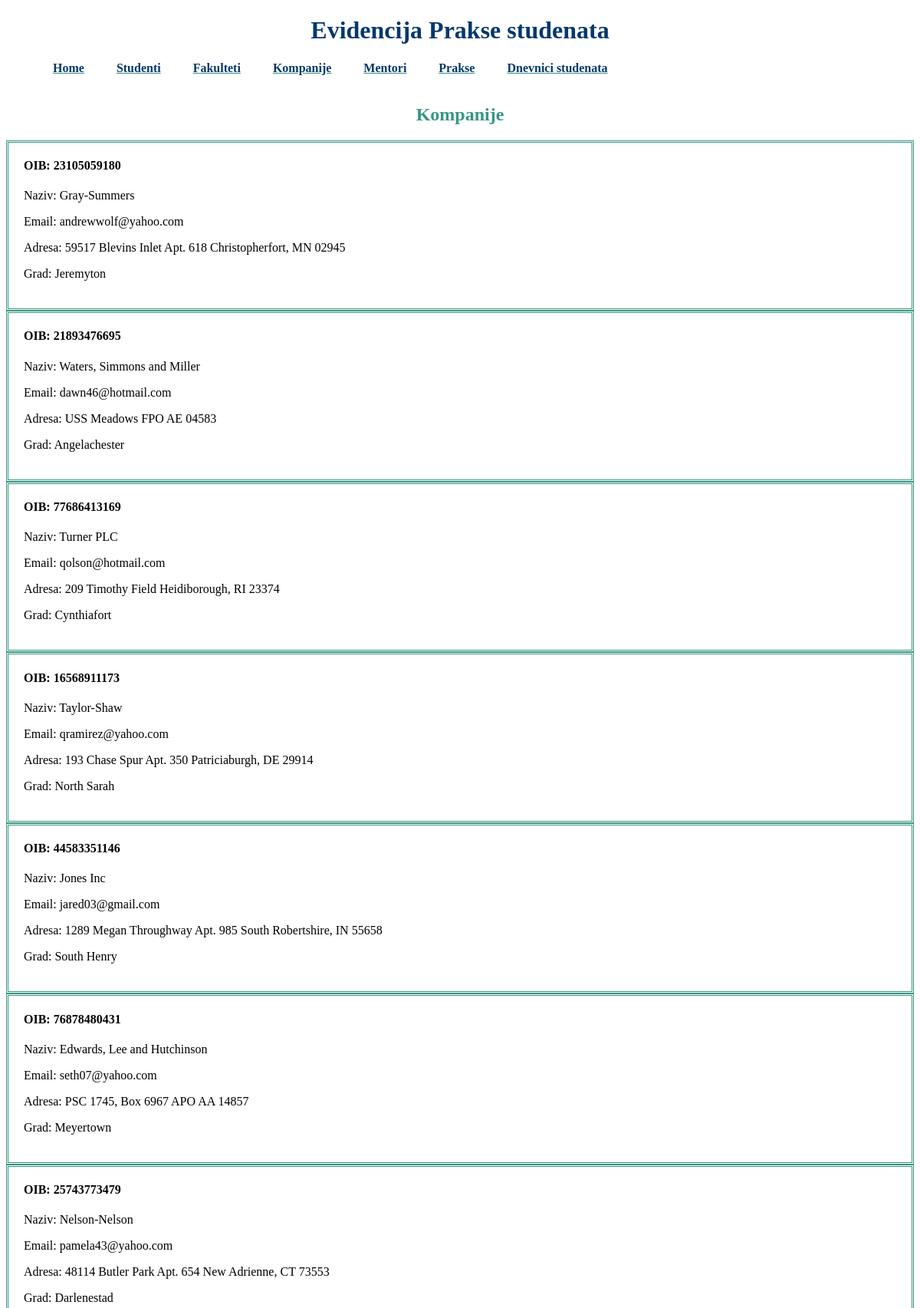
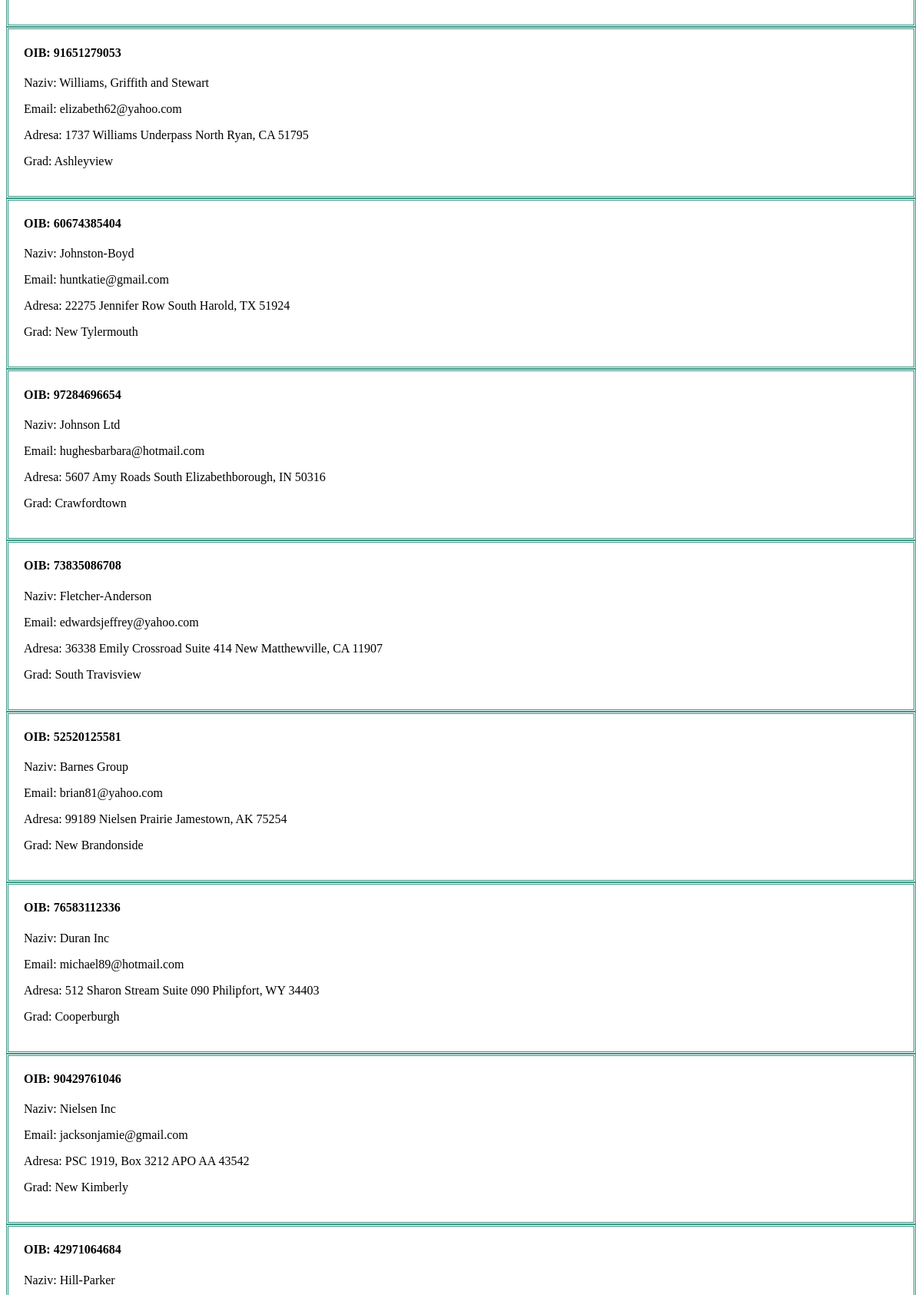
The page /kompanije (upper part) on the database its author committed (2 pictures, top to bottom).
### main/models.py (models this page shows, shortened)
class Kompanija(models.Model):
    kompanija_OIB=models.CharField(max_length=11, primary_key=True, validators=[MinLengthValidator(11)])
    kompanija_naziv=models.CharField(max_length=50)
    kompanija_email=models.EmailField()
    kompanija_adresa=models.CharField(max_length=50)
    kompanija_grad=models.CharField(max_length=50)

### main/views.py (the view)
# urls.py: path('kompanije', KompanijaList.as_view()),
class KompanijaList(ListView):
    model=Kompanija

### main/templates/main/kompanija_list.html
{% extends "base_generic.html" %}
{% block content %}
<br><br>
<h2>Kompanije</h2>
{% for kompanija in kompanija_list %}
    <div class="kompanija">
        <h4>OIB: {{kompanija.kompanija_OIB}}</h4>
        <p>Naziv: {{kompanija.kompanija_naziv}}</p>
        <p>Email: {{kompanija.kompanija_email}}</p>
        <p>Adresa: {{kompanija.kompanija_adresa}}</p>
        <p>Grad: {{kompanija.kompanija_grad}}</p>
    </div>
{% endfor %}
{% endblock %}

### main/static/style.css (style rules this page uses)
h2 { text-align: center; color:#379683; }
.kompanija { border-color: #379683; border-style: double; padding-left: 20px; padding-right: 20px; padding-bottom: 20px; }

### rows shown on the page
Kompanija: kompanija_OIB "23105059180", kompanija_naziv "Gray-Summers", kompanija_email "andrewwolf@yahoo.com", kompanija_adresa "59517 Blevins Inlet Apt. 618 Christopherfort, MN 02945", kompanija_grad "Jeremyton"
Kompanija: kompanija_OIB "21893476695", kompanija_naziv "Waters, Simmons and Miller", kompanija_email "dawn46@hotmail.com", kompanija_adresa "USS Meadows FPO AE 04583", kompanija_grad "Angelachester"
Kompanija: kompanija_OIB "77686413169", kompanija_naziv "Turner PLC", kompanija_email "qolson@hotmail.com", kompanija_adresa "209 Timothy Field Heidiborough, RI 23374", kompanija_grad "Cynthiafort"
Kompanija: kompanija_OIB "16568911173", kompanija_naziv "Taylor-Shaw", kompanija_email "qramirez@yahoo.com", kompanija_adresa "193 Chase Spur Apt. 350 Patriciaburgh, DE 29914", kompanija_grad "North Sarah"
Kompanija: kompanija_OIB "44583351146", kompanija_naziv "Jones Inc", kompanija_email "jared03@gmail.com", kompanija_adresa "1289 Megan Throughway Apt. 985 South Robertshire, IN 55658", kompanija_grad "South Henry"
Kompanija: kompanija_OIB "76878480431", kompanija_naziv "Edwards, Lee and Hutchinson", kompanija_email "seth07@yahoo.com", kompanija_adresa "PSC 1745, Box 6967 APO AA 14857", kompanija_grad "Meyertown"
Kompanija: kompanija_OIB "25743773479", kompanija_naziv "Nelson-Nelson", kompanija_email "pamela43@yahoo.com", kompanija_adresa "48114 Butler Park Apt. 654 New Adrienne, CT 73553", kompanija_grad "Darlenestad"
Kompanija: kompanija_OIB "91651279053", kompanija_naziv "Williams, Griffith and Stewart", kompanija_email "elizabeth62@yahoo.com", kompanija_adresa "1737 Williams Underpass North Ryan, CA 51795", kompanija_grad "Ashleyview"
Kompanija: kompanija_OIB "60674385404", kompanija_naziv "Johnston-Boyd", kompanija_email "huntkatie@gmail.com", kompanija_adresa "22275 Jennifer Row South Harold, TX 51924", kompanija_grad "New Tylermouth"
Kompanija: kompanija_OIB "97284696654", kompanija_naziv "Johnson Ltd", kompanija_email "hughesbarbara@hotmail.com", kompanija_adresa "5607 Amy Roads South Elizabethborough, IN 50316", kompanija_grad "Crawfordtown"
Kompanija: kompanija_OIB "73835086708", kompanija_naziv "Fletcher-Anderson", kompanija_email "edwardsjeffrey@yahoo.com", kompanija_adresa "36338 Emily Crossroad Suite 414 New Matthewville, CA 11907", kompanija_grad "South Travisview"
Kompanija: kompanija_OIB "52520125581", kompanija_naziv "Barnes Group", kompanija_email "brian81@yahoo.com", kompanija_adresa "99189 Nielsen Prairie Jamestown, AK 75254", kompanija_grad "New Brandonside"
Kompanija: kompanija_OIB "76583112336", kompanija_naziv "Duran Inc", kompanija_email "michael89@hotmail.com", kompanija_adresa "512 Sharon Stream Suite 090 Philipfort, WY 34403", kompanija_grad "Cooperburgh"
Kompanija: kompanija_OIB "90429761046", kompanija_naziv "Nielsen Inc", kompanija_email "jacksonjamie@gmail.com", kompanija_adresa "PSC 1919, Box 3212 APO AA 43542", kompanija_grad "New Kimberly"
Kompanija: kompanija_OIB "42971064684", kompanija_naziv "Hill-Parker"
